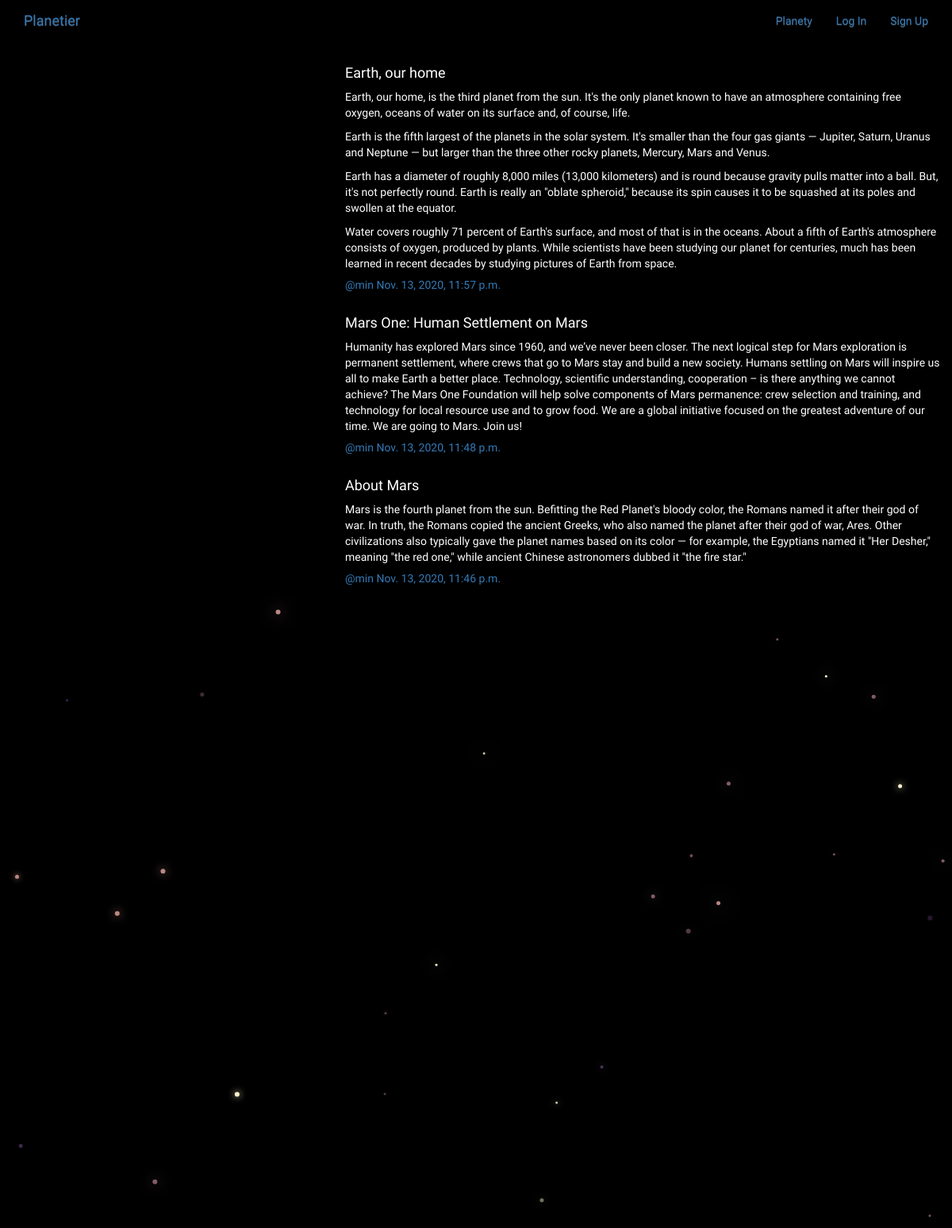
The app's page /broadcasts/ with its own data.
### broadcasts/models.py (models this page shows, shortened)
class Broadcast(models.Model):
    user = models.ForeignKey(
        User, related_name='broadcasts', on_delete=models.CASCADE)
    created_at = models.DateTimeField(auto_now=True)
    title = models.CharField(max_length=100, default='', blank=False)
    message = models.TextField()
    message_html = models.TextField(editable=False)
    planety = models.ForeignKey(
        Planety, related_name='broadcasts', null=True, blank=True, on_delete=models.CASCADE)
    class Meta:
        ordering = ['-created_at']
        unique_together = ['user', 'message']

### broadcasts/views.py (the view)
# urls.py: path('', views.BroadcastList.as_view(), name='all'),
class BroadcastList(SelectRelatedMixin, generic.ListView):
    model = models.Broadcast
    select_related = ('user', 'planety')

### broadcasts/templates/broadcasts/broadcast_list.html (shortened to what this page needs)
{% extends "broadcasts/broadcast_base.html" %}
{% block prebroadcast %}
<div class="col-md-4">
</div>
{% endblock %}
{% block broadcast_content %}
<div class="col-md-8">
    {% if broadcast_list %}
    {% for broadcast in broadcast_list %}
    {% include "broadcasts/_broadcast.html" %}
    {% endfor %}
    {% else %}
    <h4>There is no broadcast yet.</h4>
    {% endif %}
</div>
{% endblock %}

### broadcasts/templates/broadcasts/_broadcast.html (shortened to what this page needs)
<div class="broadcast media">
    <h4>{{broadcast.title}}</h4>
    <p>{{broadcast.message_html|safe}}</p>
    <div class="media-body">
        <h5 class='media-heading'>
            <span class='username'>
                <a href="{% url 'broadcasts:for_user' username=broadcast.user.username %}">
                    @{{broadcast.user.username}}</a>
            </span>
            <time class='time'>
                <a href="{% url 'broadcasts:single' username=broadcast.user.username pk=broadcast.pk %}">
                    {{broadcast.created_at}}
                </a>
            </time>
        </h5>
    </div>
</div>

### static/planetier/css/master.css (style rules this page uses)
body { font-family: 'Turret Road', cursive; margin: 0; background-color: black; color:white; }

### records on screen
Broadcast: title "Earth, our home", message_html "Earth, our home, is the third planet from the sun. It's the only planet known to have an atmosphere containing free oxygen, oceans of water on its surface and, of course, life. Earth is the fifth largest of the planets in the solar system. It's smaller than the four gas giants — Jupiter, Saturn, Uranus and Neptune — but larger than the three other rocky planets, Mercury, Mars and Venus. Earth has a diameter of roughly 8,000 miles (13,000 kilometers) and is round because gravity pulls matter into a ball. But, it's not perfectly round. Earth is really an \"oblate spheroid,\" because its spin causes it to be squashed at its poles and swollen at the equator. Water covers roughly 71 percent of…", user.username "min", created_at "Nov. 13, 2020, 11:57 p.m."
Broadcast: title "Mars One: Human Settlement on Mars", message_html "Humanity has explored Mars since 1960, and we’ve never been closer. The next logical step for Mars exploration is permanent settlement, where crews that go to Mars stay and build a new society. Humans settling on Mars will inspire us all to make Earth a better place. Technology, scientific understanding, cooperation – is there anything we cannot achieve? The Mars One Foundation will help solve components of Mars permanence: crew selection and training, and technology for local resource use and to grow food. We are a global initiative focused on the greatest adventure of our time. We are going to Mars. Join us!", user.username "min", created_at "Nov. 13, 2020, 11:48 p.m."
Broadcast: title "About Mars", message_html "Mars is the fourth planet from the sun. Befitting the Red Planet's bloody color, the Romans named it after their god of war. In truth, the Romans copied the ancient Greeks, who also named the planet after their god of war, Ares. Other civilizations also typically gave the planet names based on its color — for example, the Egyptians named it \"Her Desher,\" meaning \"the red one,\" while ancient Chinese astronomers dubbed it \"the fire star.\"", user.username "min", created_at "Nov. 13, 2020, 11:46 p.m."
